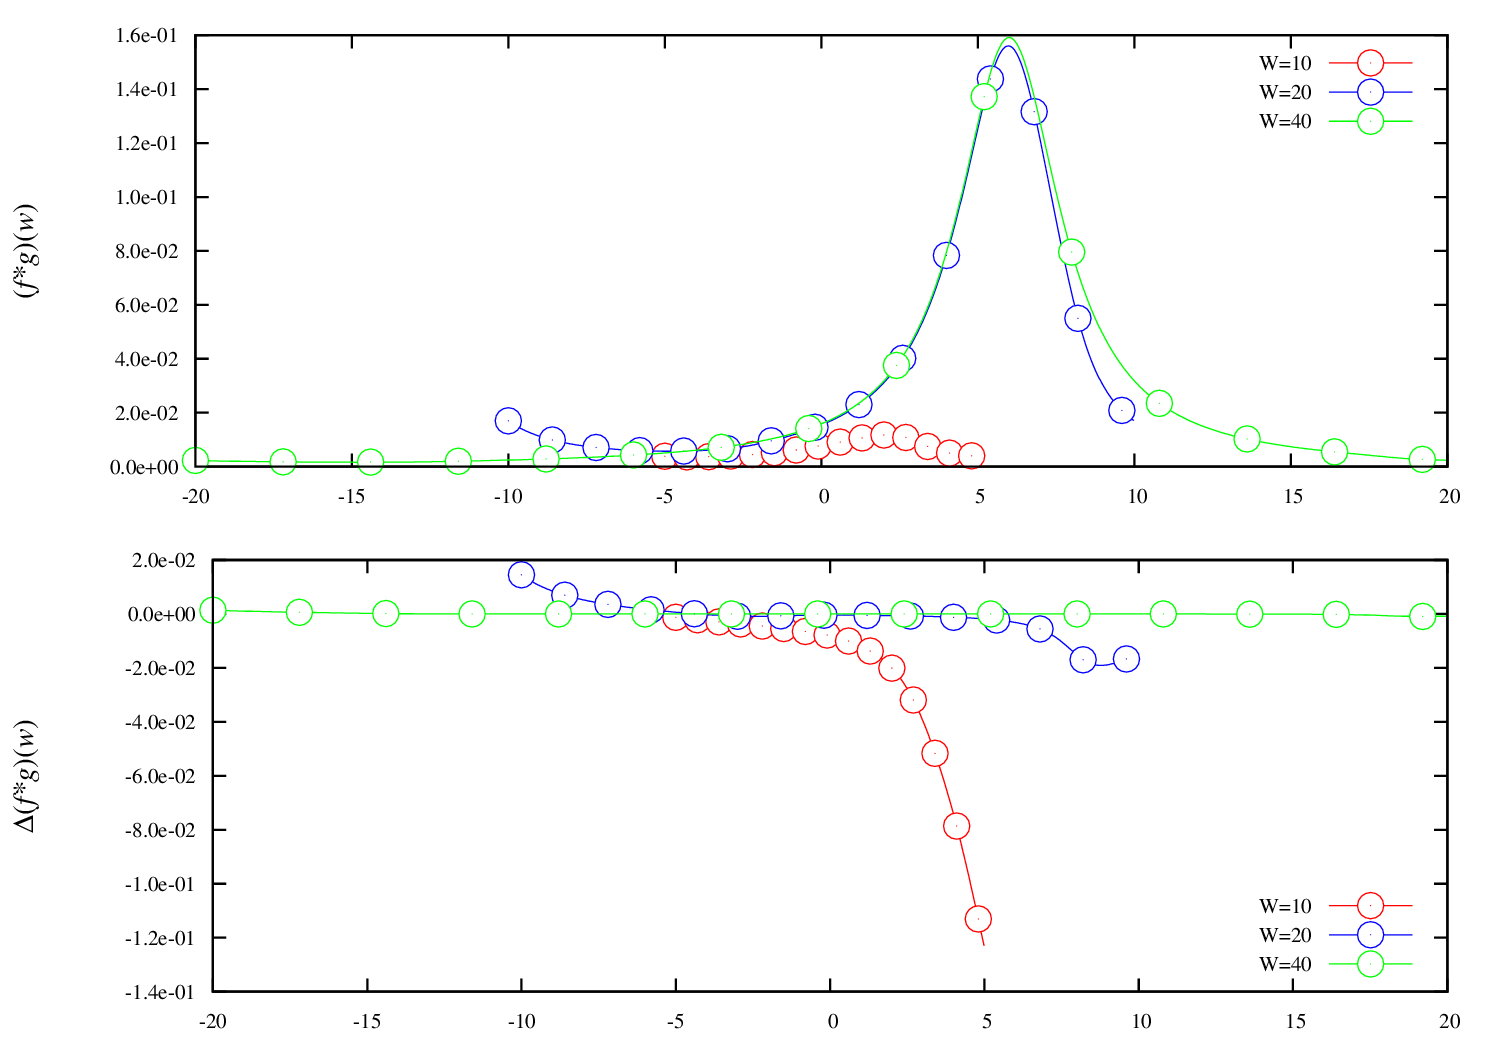

The gnuplot source for this figure:
set pointintervalbox 2
set format y "%.1e"
set tics font "Times,10"
set key font "Times,10"
set label font "Times,10"
set xrange [-20:20]

set output "asymmetric.eps"
set terminal postscript eps color enhanced "Times" solid

set multiplot layout 2,1 

set ylabel "({/Times-Italic f*g})({/Times-Italic w})"
set key right top 
plot \
"graph-Asymmetric-width_10.txt" w lp lc rgb "red" pi -70 lt 6 ps 2 t "W=10",\
"graph-Asymmetric-width_20.txt" w lp lc rgb "blue" pi -70 lt 6 ps 2 t "W=20",\
"graph-Asymmetric-width_40.txt" w lp lc rgb "green" pi -70 lt 6 ps 2 t "W=40"

set ylabel "{/Symbol D}({/Times-Italic f*g})({/Times-Italic w})"
set key right bottom
plot \
"graph-Asymmetric-width_10.txt" u 1:($2-$4) w lp lc rgb "red" pi -70 lt 6 ps 2 t "W=10",\
"graph-Asymmetric-width_20.txt" u 1:($2-$4) w lp lc rgb "blue" pi -70 lt 6 ps 2 t "W=20",\
"graph-Asymmetric-width_40.txt" u 1:($2-$4) w lp lc rgb "green" pi -70 lt 6 ps 2 t "W=40"

unset multiplot

